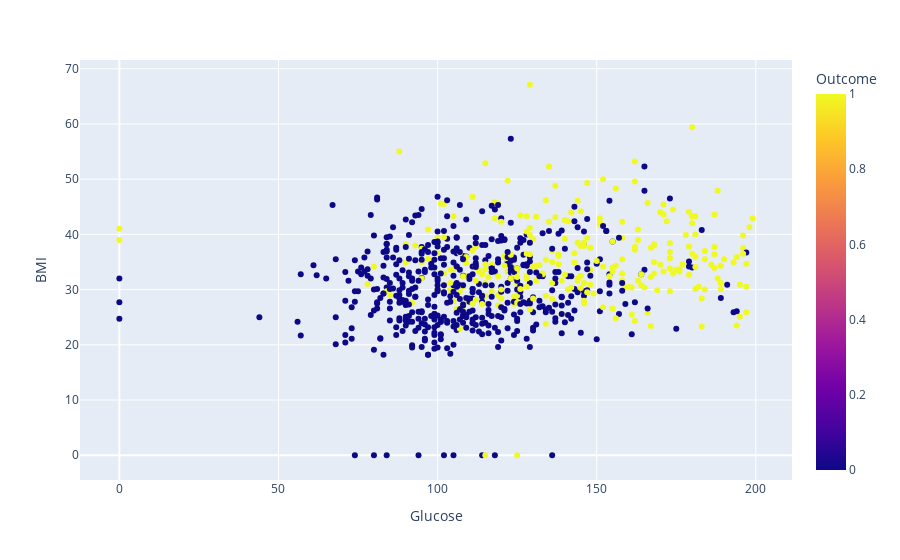

This figure's notebook cell:
### Code cell
px.scatter(data,x="Glucose",y="BMI",color="Outcome")

### Figure 1 — Plotly figure (JSON) as saved in the notebook; plotly's stock layout.template omitted (floating-point values rounded to 4 significant figures; data arrays with more than 128 entries replaced by an {"elided": "..."} marker saying what was removed)
{"data": [{"hovertemplate": "Glucose=%{x}<br>BMI=%{y}<br>Outcome=%{marker.color}<extra></extra>", "legendgroup": "", "marker": {"color": {"elided": "768 int values"}, "coloraxis": "coloraxis", "symbol": "circle"}, "mode": "markers", "name": "", "orientation": "v", "showlegend": false, "type": "scatter", "x": {"elided": "768 int values"}, "xaxis": "x", "y": {"elided": "768 float values"}, "yaxis": "y"}], "layout": {"coloraxis": {"colorbar": {"title": {"text": "Outcome"}}, "colorscale": [[0, "#0d0887"], [0.1111, "#46039f"], [0.2222, "#7201a8"], [0.3333, "#9c179e"], [0.4444, "#bd3786"], [0.5556, "#d8576b"], [0.6667, "#ed7953"], [0.7778, "#fb9f3a"], [0.8889, "#fdca26"], [1, "#f0f921"]]}, "legend": {"tracegroupgap": 0}, "margin": {"t": 60}, "xaxis": {"anchor": "y", "domain": [0, 1], "title": {"text": "Glucose"}}, "yaxis": {"anchor": "x", "domain": [0, 1], "title": {"text": "BMI"}}}}
